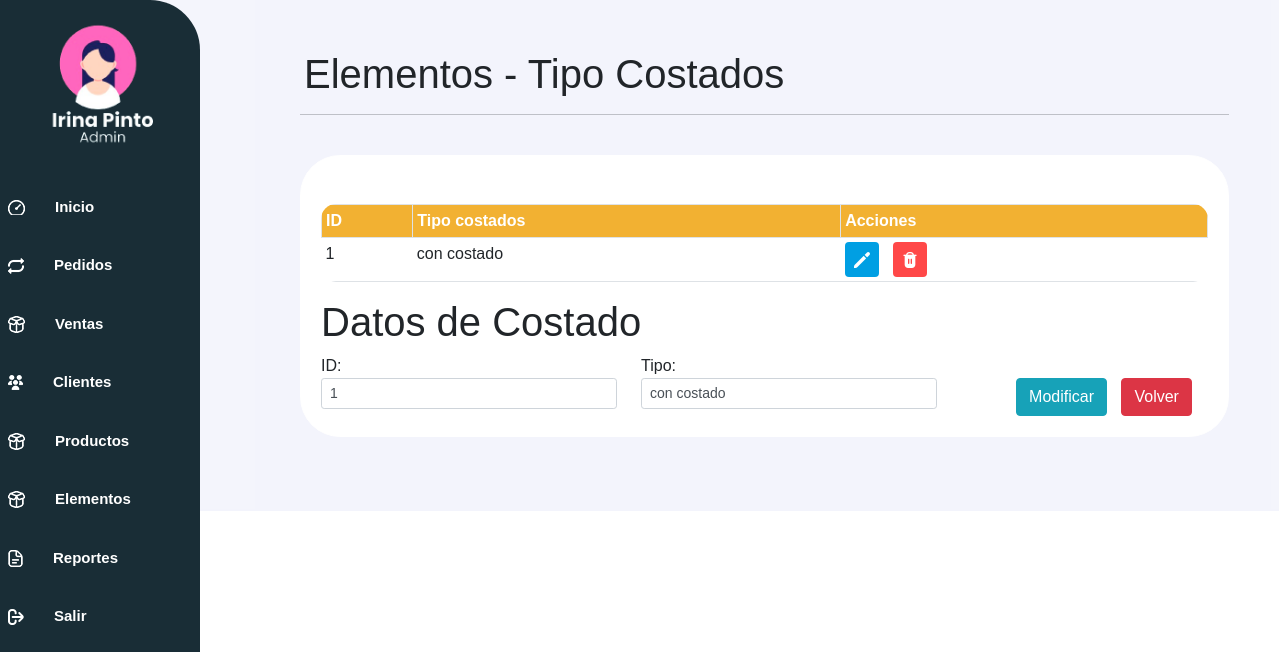
The app's page /controlador/costados_controlador.php?id=1 (signed in) with its own data.
### tables this page shows
CREATE TABLE `costados` (
  `id_costados` varchar(3) NOT NULL,
  `tipo_costados` varchar(15) DEFAULT NULL
);

### controlador/costados_controlador.php (called while the page is built, shortened)
<?php
	require_once("../modelo/costados_modelo.php");
	$objcostados = new costadosModelo();
	require_once("../controlador/vista_controlador.php");
	$lista_costados1 = $objcostados->consultar();
	$lista_costados = $objcostados->costados_consultar();
	$idcostados= "";
	$tipocostados= "";
	if (isset($_GET['id'])){
		$objcostados->set_idcostados($_GET['id']);
		if ($objcostados->buscar()){
			$idcostados = $objcostados->get_idcostados();
			$tipocostados = $objcostados->get_tipocostados();
		} else {
			echo "<script>
				alert('No se encontraron los datos');
				location.href='costados_controlador.php';
			</script>";
		}
	}
	require_once("../vista/costados_vista.php");
?>

### modelo/conexionPDO.php (called while the page is built, shortened)
<?php
class Conexion {
    private $conexion;
    function __construct(){
        $servidor="localhost";
        $usuarioBD="root";
        $claveBD="";
        $bd="gestion_de_pedidos_cpinto";
        try {
            $this->conexion=new PDO("mysql:host=$servidor;dbname=$bd",$usuarioBD,$claveBD);
            $this->conexion->setAttribute(PDO::ATTR_ERRMODE,PDO::ERRMODE_EXCEPTION);
        }
        catch(PDOException $fallo){
            die ("La conexion ha fallado.".$fallo->getMessage());
        }
    }
    public function conectar(){
        return $this->conexion;
    }
}
?>

### modelo/costados_modelo.php (called while the page is built, shortened)
<?php
    require_once("conexionPDO.php");
	class costadosModelo extends Conexion {
		private $idcostados;
		private $tipocostados;
		private $objbd;
		 public function __construct(){
			$this->objbd = parent::conectar();
		}
		public function get_idcostados(){
			return $this->idcostados;
		}
		public function set_idcostados( $idcostados ){
			$this->idcostados = $idcostados;
		}
		public function get_tipocostados(){
			return $this->tipocostados;
		}
		public function consultar(){
			$lista = array();
			$registro = "SELECT * FROM costados";
			$preparado = $this->objbd->prepare($registro);
			$resul = $preparado->execute();
			while( $datos = $preparado->fetch(PDO::FETCH_ASSOC) ){
				$lista[] = $datos;
			}
			return $lista;
		}
		 public function buscar(){
			$registro="SELECT * from costados where id_costados='".$this->idcostados."'";
			$preparado = $this->objbd->prepare($registro);
			$preparado->execute();
			$datos = $preparado->fetch(PDO::FETCH_ASSOC);
			if( $datos) {
				$encontro = 1;
				$this->idcostados = $datos['id_costados'];
				$this->tipocostados = $datos['tipo_costados'];
			} else
				$encontro = 0;
			return $encontro;
		}
		public function costados_consultar(){
			$lista = array();
			$registro = "SELECT * FROM costados";
			$preparado = $this->objbd->prepare($registro);
			$resul = $preparado->execute();
			while( $datos = $preparado->fetch(PDO::FETCH_ASSOC) ){
				$lista[] = $datos;
			}
			return $lista;
		}
	}
?>

### vista/costados_vista.php (the view, shortened to what this page needs)
<!DOCTYPE html>
<?php
   require_once("../modelo/conexionPDO.php");
?>
<html>
	<head>
        <link rel="stylesheet" href="../vista/css/estilos.css">
        <link href="https://cdn.lineicons.com/4.0/lineicons.css" rel="stylesheet" />
        <link rel="stylesheet" href="https://cdnjs.cloudflare.com/ajax/libs/font-awesome/5.15.4/css/all.min.css">
		<link rel="stylesheet" href="../vista/css/bootstrap.min.css">
        <link rel="stylesheet" href="../vista/css/sweetalert2.min.css">
	</head>
    <body>
    <div class="barra-lateral">
    </div>
    <div class="contenido">
    <div class="ml-1">
        <h1>Elementos - Tipo Costados</h1>
    </div>
    <hr>
<div class="px-6 py-4">
    <div class="contenedor-entrada1 px-6 pt-5">
        <div class="caja_scroll">
                    <table class="table table-striped table-bordered table-hover table-sm">
                        <tr>
                            <th>ID</th>
                            <th>Tipo costados</th>
                            <th>Acciones</th>
                        </tr>
                        <?php foreach ($lista_costados as $costados){ ?>
                            <tr>
                                <td><?php echo $costados['id_costados']; ?></td>
                                <td><?php echo $costados['tipo_costados']; ?></td>
                                <td>
                                    <a href="costados_controlador.php?id=<?php echo $costados['id_costados'] ?>" class="btn btn-azul">
                                    <img src="../vista/img/pencil.png" alt="Modificar" width="16" height="16"></a>
                                  <a href="../controlador/costados_controlador.php?eliminarId=<?php echo $costados['id_costados'] ?>" class="btn btn-rojo">
                                     <img src="../vista/img/trash.png" alt="Eliminar" width=16 height=16></a>
                                </td>
                            </tr>
                        <?php } ?>
                    </table>
                </div>
            <?php if(isset($_GET['id'])){ ?>
                <h1 class="display-6"><b>Datos de Costado </b></h1>
            <?php } else { ?>
                <h1 class="display-6"><b>Agregar Tipo</b></h1>
            <?php } ?>
            <form action="" method="POST">
                <div id="f1" class="row col-md-4">
                    <div class="col-md-12">
                        <label for=area>ID: </label>
                        <input type="text" id="idcostados" name="idcostados" value="<?php echo $idcostados; ?>" class="form-control form-control-sm">
                    </div>
                    <div class="col-md-12">
                        <label for=area>Tipo: </label>
                        <input type="text" id="tipocostados" name="tipocostados" value="<?php echo $tipocostados; ?>" class="form-control form-control-sm">
                    </div>
                    <div class="col-md-12"><br>
                        <center>
                            <?php if(!isset($_GET['id'])){ ?>
                            <input type="submit" value="Guardar" name="guardar" class="btn btn-info">
                            <input type="button" value="Limpiar" onclick="Limpiar();" class="btn btn-info">
                            <?php } else { ?>
                            <input type="submit" value="Modificar" name="modificar" class="btn btn-info">
                            <?php } ?>
                            <input type="submit" value="Volver" Name ="Volver" class="btn btn-danger">
                        </center>
                    </div>
                </div>
            </form>
        </div>
        </div>
    </div>
</body>
</html>

### vista/css/estilos.css (style rules this page uses)
body { margin: 0; font-family: 'Poppins', sans-serif !important; }
.barra-lateral { width: 200px; height: 100%; background-color: #192D36; position: fixed; top: 0; left: 0; overflow-x: hidden; padding-top: 20px; border-top-right-radius: 50px; border-bottom-right-radius: 50px; }
.contenido { flex: 1; padding: 50px; height: auto; padding-left: 300px; background-color: #4858cf10; }
.px-6 { margin: 0 auto; max-width: 2000px; max-height: 1000px; }
.contenedor-entrada1 { background-color: white; width: auto; height: auto; border: 1px solid rgb(255, 255, 255); border-radius: 40px; padding: 20px; }
.btn { display: inline-block; margin-right: 10px; }
.btn-azul { background-color: #009fe3 !important; color: #fff !important; padding: 3px 8px !important; font-size: 18px !important; transition: background-color 0.3s !important;; }
.btn-rojo { background-color: #ff4848 !important; padding: 3px 8px !important; font-size: 18px !important; }
.table { border-radius: 15px; overflow: hidden; border-collapse: collapse; }
.table th { background-color: #FFBB35 !important; color: #fff; }
.table td { border: none; }
#f1 { display: grid; grid-template-columns: 320px 320px 320px ; }

### records on screen
costados: id_costados "1", tipo_costados "con costado", idcostados "1", tipocostados "con costado"
